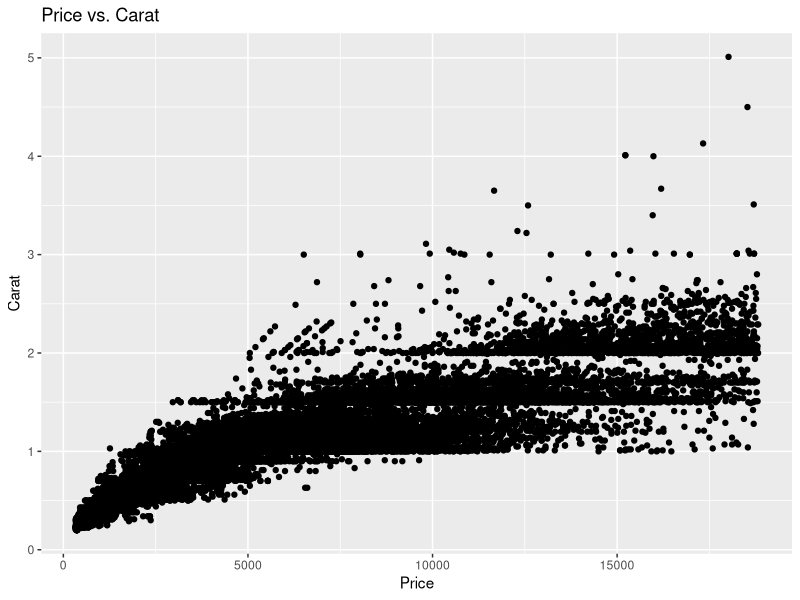

R code for this plot:
library(tidyverse)

ggplot(data = diamonds, aes(x = carat, y = price)) +
  coord_flip() +
  geom_point() +
  xlab("Carat") +
  ylab("Price") +
  ggtitle("Price vs. Carat")
  #New line - Rohan
  #Newline - branch created "ruban"
  #Added yet another line